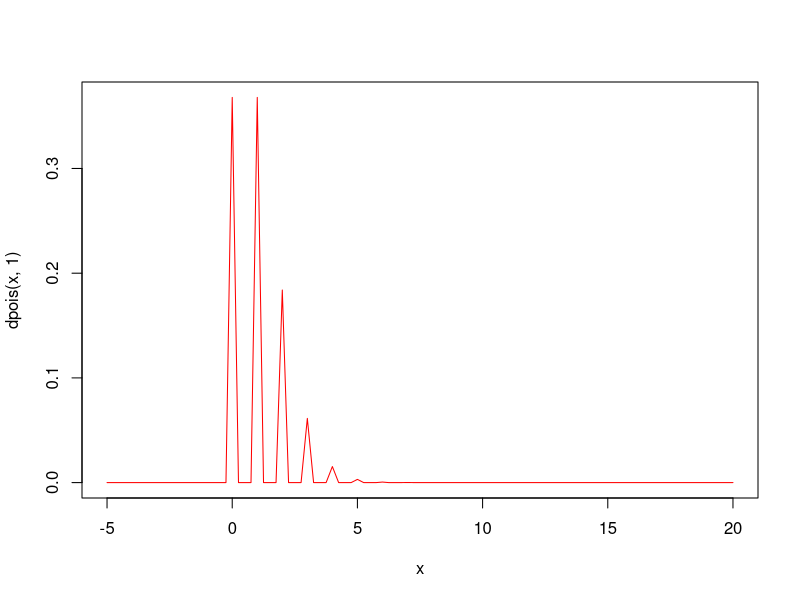
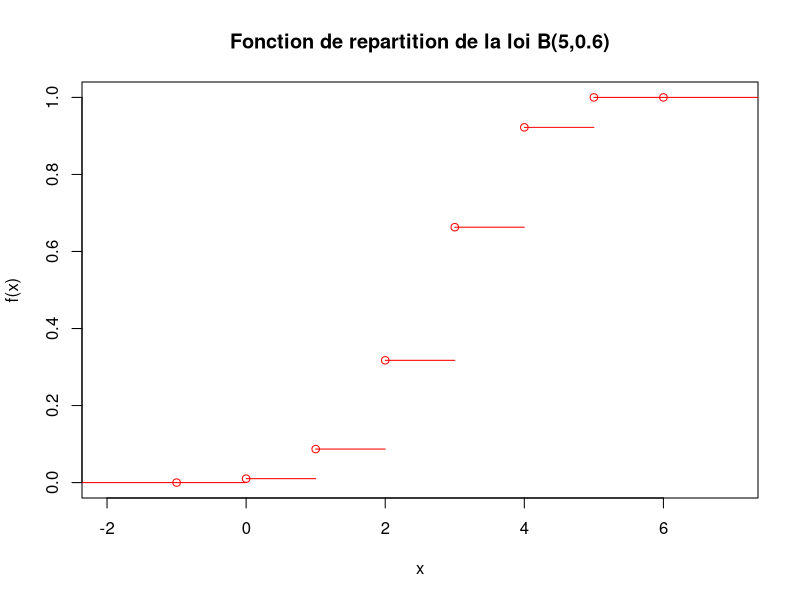
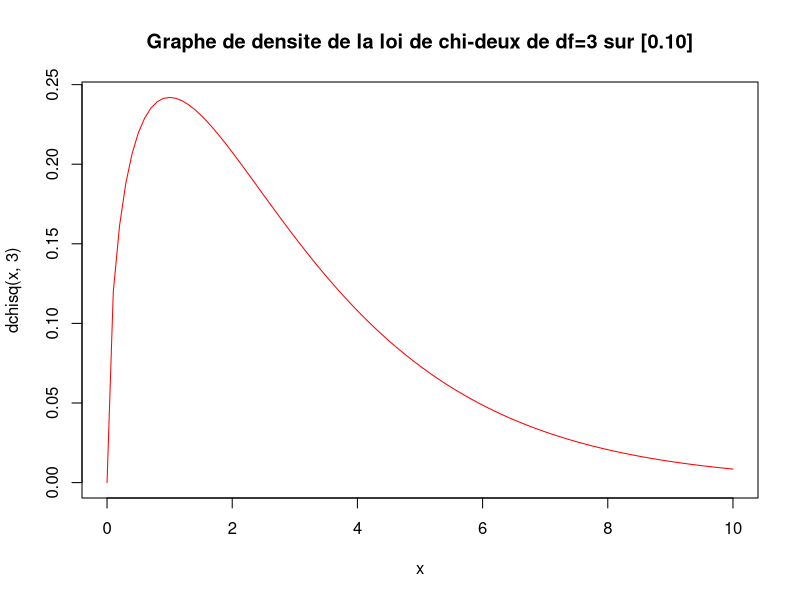
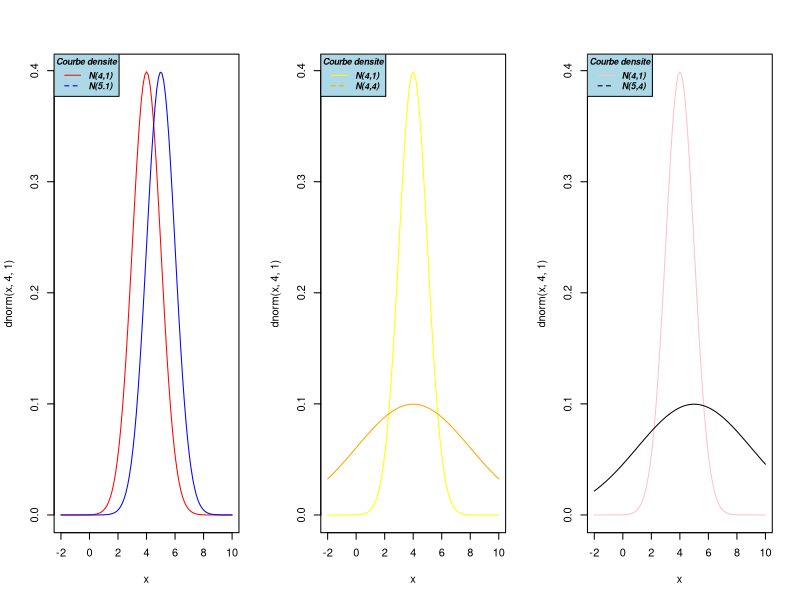
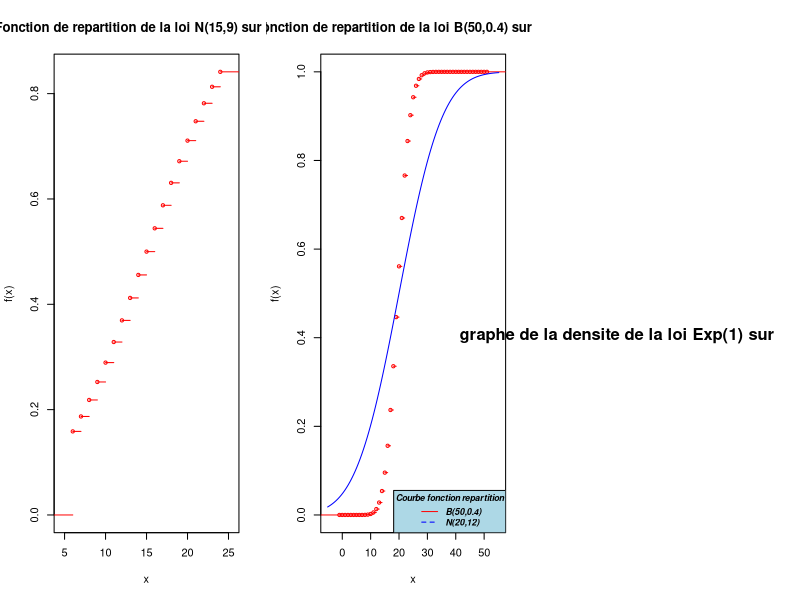
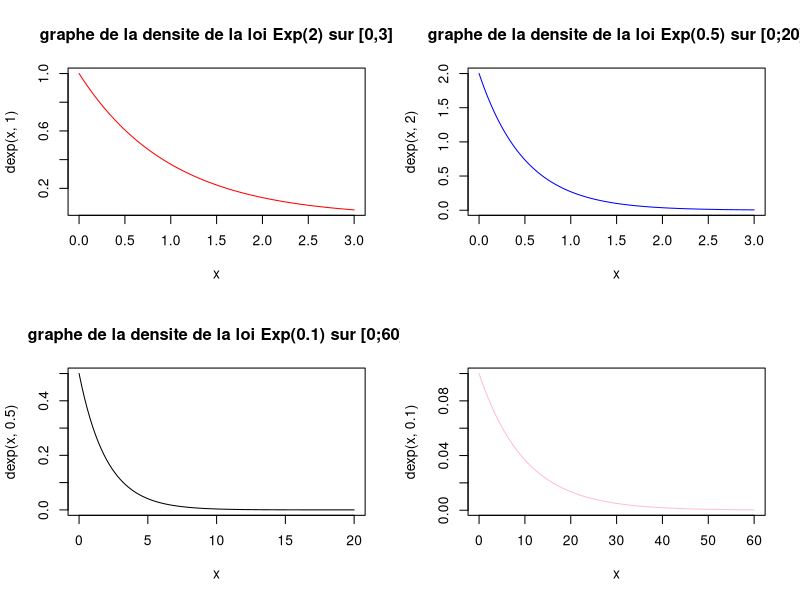

Generate these figures, in order, with R:
#Exercice 1
curve(dpois(x,1), col="red" ,-5,20)
#Exercice 2
#X->B(5,0.6)
#1)P(X<=4)
X_inf_4<-pbinom(4,5,0.6)
print(X_inf_4)
#2)graphe de la fonction de repartion de X
F<-stepfun(-1:6,c(0,pbinom(-1:6,5,0.6)))
plot(F,vertical=FALSE ,col="red", ,main = "Fonction de repartition de la loi B(5,0.6)")
#3)determiner k tel que P(X<=k)>=0.25
X_inf_k<-qbinom(0.25,5,0.6)
print(X_inf_k)
#4)simuler 20 realisations de X
sim_X<-rbinom(20,5,0.6)
table(sim_X)

#Exercice 3
#la densite de la loi de chi-deux (3) sur [0,10]
curve(dchisq(x,3),0,10,col="red",main="Graphe de densite de la loi de chi-deux de df=3 sur [0.10]")


#Exercice 4
#divisons l'ecran graphique en 3(1 ligne , 3 colonnes)
par(mfrow=c(1,3))
#Dans la première fenêtre représenter le graphe de la densité de la loi normale N (4, 1), puis
#ajouter, dans la même fenêtre, avec une autre couleur, le graphe de la densité de la loi
#normale N (5, 1).
curve(dnorm(x,4,1),-2,10,col="red")
curve(dnorm(x,5,1),-2,10,col="blue",add = T)
legend("topleft",legend = c("N(4,1)","N(5.1)"),col = c("red","blue"),lty = 1:2,cex = 0.8,title = "Courbe densite",text.font = 4,bg="lightblue")

#Dans la deuxième fenêtre représenter le graphe de la densité de la loi normale N (4, 1), puis
#ajouter, dans la même fenêtre, avec une autre couleur, le graphe de la densité de la loi
#normale N (4, 4).

curve(dnorm(x,4,1),-2,10,col="yellow")
curve(dnorm(x,4,4),-2,10,col="orange",add = T)
legend("topleft",legend = c("N(4,1)","N(4,4)"),col = c("yellow","orange"),lty = 1:2,cex = 0.8,title = "Courbe densite",text.font = 4,bg="lightblue")

#Dans la troisième fenêtre représenter le graphe de la densité de la loi normale N (4, 1), puis
#ajouter, dans la même fenêtre, avec une autre couleur, le graphe de la densité de la loi
#normale N (5, 4).
curve(dnorm(x,4,1),-2,10,col="pink")
curve(dnorm(x,5,4),-2,10,col="black",add = T)
legend("topleft",legend = c("N(4,1)","N(5,4)"),col = c("pink","black"),lty = 1:2,cex = 0.8,title = "Courbe densite",text.font = 4,bg="lightblue")

#Exercice 4
#Z->N(0,1)
#P(Z<=-0.5)
pnorm(-0.5,0,1)

1-pnorm(1.5,0,1)
1-pnorm(-1,0,1)

#P(|Z|<=1.96)=P(Z<=1.96) U P(Z>=-1.96)=P(Z<=1.96)+1-P(Z<=-1.96)

pnorm(1.96,0,1)-pnorm(-1.96,0,1)

#Exercice 6
#X->N(15,9)
#1)
#P(16<=X<=20)
sum(dnorm(16:20,15,9))
1-pnorm(18,15,9)

pnorm(5,15,9)

Fn_R<-stepfun(6:24,c(0,pnorm(6:24,15,9)))
plot(Fn_R,vertical=FALSE ,col="red", ,main = "Fonction de repartition de la loi N(15,9) sur [6,24]")

#Exercice 7
Fn_B<-stepfun(-1:51,c(0,pbinom(-1:51,50,0.4)))
plot(Fn_B,vertical=FALSE ,col="red", ,main = "Fonction de repartition de la loi B(50,0.4) sur [-1,51]")

curve(pnorm(x,20,12),col="blue",add = T)
legend("bottomright",legend = c("B(50,0.4)","N(20,12)"),col = c("red","blue"),lty = 1:2,cex = 0.8,title = "Courbe fonction repartition",text.font = 4,bg="lightblue")

#Exercice 10

#divisons l'ecran graphique en 2 ligne 2 colonnes
par(mfrow=c(2,2))
curve(dexp(x,1),xlim =c(0,3) ,col="Red",title(main = "graphe de la densite de la loi Exp(1) sur"))

curve(dexp(x,2),xlim=c(0,3),col="blue",title(main = "graphe de la densite de la loi Exp(2) sur [0,3]"))

curve(dexp(x,0.5),xlim=c(0,20),col="black",title(main = "graphe de la densite de la loi Exp(0.5) sur [0;20]"))

curve(dexp(x,0.1),xlim=c(0,60),col="pink",title(main = "graphe de la densite de la loi Exp(0.1) sur [0;60]"))

